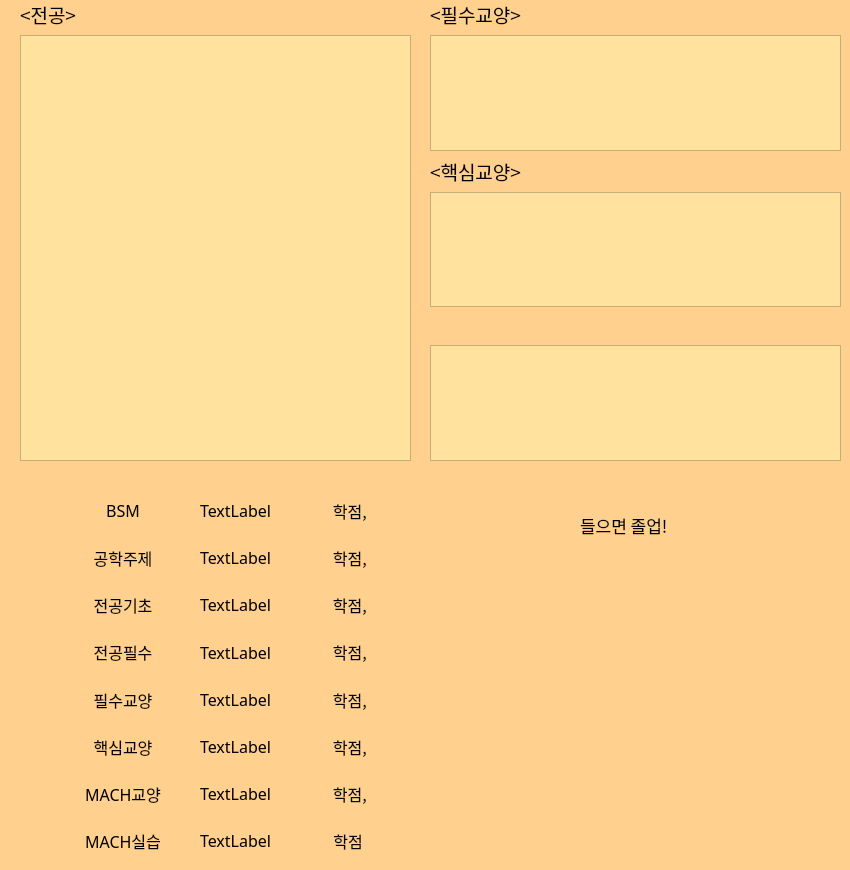
<?xml version="1.0" encoding="UTF-8"?>
<ui version="4.0">
 <class>calculator</class>
 <widget class="QDialog" name="calculator">
  <property name="geometry">
   <rect>
    <x>0</x>
    <y>0</y>
    <width>850</width>
    <height>870</height>
   </rect>
  </property>
  <property name="windowTitle">
   <string>Dialog</string>
  </property>
  <property name="styleSheet">
   <string notr="true">background-color: transparent;
background-color: rgb(255, 208, 142);</string>
  </property>
  <widget class="QLabel" name="label_9">
   <property name="geometry">
    <rect>
     <x>580</x>
     <y>510</y>
     <width>141</width>
     <height>31</height>
    </rect>
   </property>
   <property name="font">
    <font>
     <family>배달의민족 주아</family>
     <pointsize>13</pointsize>
    </font>
   </property>
   <property name="text">
    <string>들으면 졸업!</string>
   </property>
  </widget>
  <widget class="QLabel" name="label_14">
   <property name="geometry">
    <rect>
     <x>500</x>
     <y>570</y>
     <width>271</width>
     <height>291</height>
    </rect>
   </property>
   <property name="text">
    <string/>
   </property>
   <property name="pixmap">
    <pixmap resource="menu_logo.qrc">:/bears.png</pixmap>
   </property>
   <property name="scaledContents">
    <bool>true</bool>
   </property>
  </widget>
  <widget class="QWidget" name="">
   <property name="geometry">
    <rect>
     <x>70</x>
     <y>490</y>
     <width>331</width>
     <height>371</height>
    </rect>
   </property>
   <layout class="QHBoxLayout" name="horizontalLayout">
    <item>
     <layout class="QVBoxLayout" name="verticalLayout">
      <item>
       <widget class="QLabel" name="label">
        <property name="font">
         <font>
          <family>배달의민족 주아</family>
          <pointsize>12</pointsize>
          <stylestrategy>PreferDefault</stylestrategy>
         </font>
        </property>
        <property name="layoutDirection">
         <enum>Qt::LeftToRight</enum>
        </property>
        <property name="text">
         <string>BSM</string>
        </property>
        <property name="alignment">
         <set>Qt::AlignCenter</set>
        </property>
       </widget>
      </item>
      <item>
       <widget class="QLabel" name="label_2">
        <property name="font">
         <font>
          <family>배달의민족 주아</family>
          <pointsize>12</pointsize>
          <stylestrategy>PreferDefault</stylestrategy>
         </font>
        </property>
        <property name="layoutDirection">
         <enum>Qt::LeftToRight</enum>
        </property>
        <property name="text">
         <string>공학주제</string>
        </property>
        <property name="alignment">
         <set>Qt::AlignCenter</set>
        </property>
       </widget>
      </item>
      <item>
       <widget class="QLabel" name="label_3">
        <property name="font">
         <font>
          <family>배달의민족 주아</family>
          <pointsize>12</pointsize>
          <stylestrategy>PreferDefault</stylestrategy>
         </font>
        </property>
        <property name="layoutDirection">
         <enum>Qt::LeftToRight</enum>
        </property>
        <property name="text">
         <string>전공기초</string>
        </property>
        <property name="alignment">
         <set>Qt::AlignCenter</set>
        </property>
       </widget>
      </item>
      <item>
       <widget class="QLabel" name="label_4">
        <property name="font">
         <font>
          <family>배달의민족 주아</family>
          <pointsize>12</pointsize>
          <stylestrategy>PreferDefault</stylestrategy>
         </font>
        </property>
        <property name="layoutDirection">
         <enum>Qt::LeftToRight</enum>
        </property>
        <property name="text">
         <string>전공필수</string>
        </property>
        <property name="alignment">
         <set>Qt::AlignCenter</set>
        </property>
       </widget>
      </item>
      <item>
       <widget class="QLabel" name="label_5">
        <property name="font">
         <font>
          <family>배달의민족 주아</family>
          <pointsize>12</pointsize>
          <stylestrategy>PreferDefault</stylestrategy>
         </font>
        </property>
        <property name="layoutDirection">
         <enum>Qt::LeftToRight</enum>
        </property>
        <property name="text">
         <string>필수교양</string>
        </property>
        <property name="alignment">
         <set>Qt::AlignCenter</set>
        </property>
       </widget>
      </item>
      <item>
       <widget class="QLabel" name="label_6">
        <property name="font">
         <font>
          <family>배달의민족 주아</family>
          <pointsize>12</pointsize>
          <stylestrategy>PreferDefault</stylestrategy>
         </font>
        </property>
        <property name="layoutDirection">
         <enum>Qt::LeftToRight</enum>
        </property>
        <property name="text">
         <string>핵심교양</string>
        </property>
        <property name="alignment">
         <set>Qt::AlignCenter</set>
        </property>
       </widget>
      </item>
      <item>
       <widget class="QLabel" name="label_7">
        <property name="font">
         <font>
          <family>배달의민족 주아</family>
          <pointsize>12</pointsize>
          <stylestrategy>PreferDefault</stylestrategy>
         </font>
        </property>
        <property name="layoutDirection">
         <enum>Qt::LeftToRight</enum>
        </property>
        <property name="text">
         <string>MACH교양</string>
        </property>
        <property name="alignment">
         <set>Qt::AlignCenter</set>
        </property>
       </widget>
      </item>
      <item>
       <widget class="QLabel" name="label_8">
        <property name="font">
         <font>
          <family>배달의민족 주아</family>
          <pointsize>12</pointsize>
          <stylestrategy>PreferDefault</stylestrategy>
         </font>
        </property>
        <property name="layoutDirection">
         <enum>Qt::LeftToRight</enum>
        </property>
        <property name="text">
         <string>MACH실습</string>
        </property>
        <property name="alignment">
         <set>Qt::AlignCenter</set>
        </property>
       </widget>
      </item>
     </layout>
    </item>
    <item>
     <layout class="QVBoxLayout" name="verticalLayout_2">
      <item>
       <widget class="QLabel" name="label_bsm_score">
        <property name="font">
         <font>
          <family>배달의민족 주아</family>
          <pointsize>12</pointsize>
         </font>
        </property>
        <property name="text">
         <string>TextLabel</string>
        </property>
        <property name="alignment">
         <set>Qt::AlignCenter</set>
        </property>
       </widget>
      </item>
      <item>
       <widget class="QLabel" name="label_engineering_score">
        <property name="font">
         <font>
          <family>배달의민족 주아</family>
          <pointsize>12</pointsize>
         </font>
        </property>
        <property name="text">
         <string>TextLabel</string>
        </property>
        <property name="alignment">
         <set>Qt::AlignCenter</set>
        </property>
       </widget>
      </item>
      <item>
       <widget class="QLabel" name="label_major_basic_score">
        <property name="font">
         <font>
          <family>배달의민족 주아</family>
          <pointsize>12</pointsize>
         </font>
        </property>
        <property name="text">
         <string>TextLabel</string>
        </property>
        <property name="alignment">
         <set>Qt::AlignCenter</set>
        </property>
       </widget>
      </item>
      <item>
       <widget class="QLabel" name="label_major_essential_score">
        <property name="font">
         <font>
          <family>배달의민족 주아</family>
          <pointsize>12</pointsize>
         </font>
        </property>
        <property name="text">
         <string>TextLabel</string>
        </property>
        <property name="alignment">
         <set>Qt::AlignCenter</set>
        </property>
       </widget>
      </item>
      <item>
       <widget class="QLabel" name="label_liberal_essential_score">
        <property name="font">
         <font>
          <family>배달의민족 주아</family>
          <pointsize>12</pointsize>
         </font>
        </property>
        <property name="text">
         <string>TextLabel</string>
        </property>
        <property name="alignment">
         <set>Qt::AlignCenter</set>
        </property>
       </widget>
      </item>
      <item>
       <widget class="QLabel" name="label_liberal_main_score">
        <property name="font">
         <font>
          <family>배달의민족 주아</family>
          <pointsize>12</pointsize>
         </font>
        </property>
        <property name="text">
         <string>TextLabel</string>
        </property>
        <property name="alignment">
         <set>Qt::AlignCenter</set>
        </property>
       </widget>
      </item>
      <item>
       <widget class="QLabel" name="label_liberal_mach_score">
        <property name="font">
         <font>
          <family>배달의민족 주아</family>
          <pointsize>12</pointsize>
         </font>
        </property>
        <property name="text">
         <string>TextLabel</string>
        </property>
        <property name="alignment">
         <set>Qt::AlignCenter</set>
        </property>
       </widget>
      </item>
      <item>
       <widget class="QLabel" name="label_liberal_mach_practice_score">
        <property name="font">
         <font>
          <family>배달의민족 주아</family>
          <pointsize>12</pointsize>
         </font>
        </property>
        <property name="text">
         <string>TextLabel</string>
        </property>
        <property name="alignment">
         <set>Qt::AlignCenter</set>
        </property>
       </widget>
      </item>
     </layout>
    </item>
    <item>
     <layout class="QVBoxLayout" name="verticalLayout_3">
      <item>
       <widget class="QLabel" name="label_17">
        <property name="font">
         <font>
          <family>배달의민족 주아</family>
          <pointsize>12</pointsize>
          <stylestrategy>PreferDefault</stylestrategy>
         </font>
        </property>
        <property name="layoutDirection">
         <enum>Qt::LeftToRight</enum>
        </property>
        <property name="text">
         <string>  학점, </string>
        </property>
        <property name="alignment">
         <set>Qt::AlignCenter</set>
        </property>
       </widget>
      </item>
      <item>
       <widget class="QLabel" name="label_18">
        <property name="font">
         <font>
          <family>배달의민족 주아</family>
          <pointsize>12</pointsize>
          <stylestrategy>PreferDefault</stylestrategy>
         </font>
        </property>
        <property name="layoutDirection">
         <enum>Qt::LeftToRight</enum>
        </property>
        <property name="text">
         <string>  학점, </string>
        </property>
        <property name="alignment">
         <set>Qt::AlignCenter</set>
        </property>
       </widget>
      </item>
      <item>
       <widget class="QLabel" name="label_19">
        <property name="font">
         <font>
          <family>배달의민족 주아</family>
          <pointsize>12</pointsize>
          <stylestrategy>PreferDefault</stylestrategy>
         </font>
        </property>
        <property name="layoutDirection">
         <enum>Qt::LeftToRight</enum>
        </property>
        <property name="text">
         <string>  학점, </string>
        </property>
        <property name="alignment">
         <set>Qt::AlignCenter</set>
        </property>
       </widget>
      </item>
      <item>
       <widget class="QLabel" name="label_20">
        <property name="font">
         <font>
          <family>배달의민족 주아</family>
          <pointsize>12</pointsize>
          <stylestrategy>PreferDefault</stylestrategy>
         </font>
        </property>
        <property name="layoutDirection">
         <enum>Qt::LeftToRight</enum>
        </property>
        <property name="text">
         <string>  학점, </string>
        </property>
        <property name="alignment">
         <set>Qt::AlignCenter</set>
        </property>
       </widget>
      </item>
      <item>
       <widget class="QLabel" name="label_21">
        <property name="font">
         <font>
          <family>배달의민족 주아</family>
          <pointsize>12</pointsize>
          <stylestrategy>PreferDefault</stylestrategy>
         </font>
        </property>
        <property name="layoutDirection">
         <enum>Qt::LeftToRight</enum>
        </property>
        <property name="text">
         <string>  학점, </string>
        </property>
        <property name="alignment">
         <set>Qt::AlignCenter</set>
        </property>
       </widget>
      </item>
      <item>
       <widget class="QLabel" name="label_22">
        <property name="font">
         <font>
          <family>배달의민족 주아</family>
          <pointsize>12</pointsize>
          <stylestrategy>PreferDefault</stylestrategy>
         </font>
        </property>
        <property name="layoutDirection">
         <enum>Qt::LeftToRight</enum>
        </property>
        <property name="text">
         <string>  학점, </string>
        </property>
        <property name="alignment">
         <set>Qt::AlignCenter</set>
        </property>
       </widget>
      </item>
      <item>
       <widget class="QLabel" name="label_23">
        <property name="font">
         <font>
          <family>배달의민족 주아</family>
          <pointsize>12</pointsize>
          <stylestrategy>PreferDefault</stylestrategy>
         </font>
        </property>
        <property name="layoutDirection">
         <enum>Qt::LeftToRight</enum>
        </property>
        <property name="text">
         <string>  학점, </string>
        </property>
        <property name="alignment">
         <set>Qt::AlignCenter</set>
        </property>
       </widget>
      </item>
      <item>
       <widget class="QLabel" name="label_24">
        <property name="font">
         <font>
          <family>배달의민족 주아</family>
          <pointsize>12</pointsize>
          <stylestrategy>PreferDefault</stylestrategy>
         </font>
        </property>
        <property name="layoutDirection">
         <enum>Qt::LeftToRight</enum>
        </property>
        <property name="text">
         <string>학점</string>
        </property>
        <property name="alignment">
         <set>Qt::AlignCenter</set>
        </property>
       </widget>
      </item>
     </layout>
    </item>
   </layout>
  </widget>
  <widget class="QWidget" name="">
   <property name="geometry">
    <rect>
     <x>20</x>
     <y>0</y>
     <width>391</width>
     <height>461</height>
    </rect>
   </property>
   <layout class="QVBoxLayout" name="verticalLayout_4">
    <item>
     <widget class="QLabel" name="label_10">
      <property name="font">
       <font>
        <family>배달의민족 주아</family>
        <pointsize>14</pointsize>
       </font>
      </property>
      <property name="text">
       <string>&lt;전공&gt;</string>
      </property>
     </widget>
    </item>
    <item>
     <widget class="QListWidget" name="listWidget_major">
      <property name="styleSheet">
       <string notr="true">background-color: rgb(255, 226, 158);</string>
      </property>
     </widget>
    </item>
   </layout>
  </widget>
  <widget class="QWidget" name="">
   <property name="geometry">
    <rect>
     <x>430</x>
     <y>0</y>
     <width>411</width>
     <height>461</height>
    </rect>
   </property>
   <layout class="QVBoxLayout" name="verticalLayout_8">
    <item>
     <layout class="QVBoxLayout" name="verticalLayout_5">
      <item>
       <widget class="QLabel" name="label_11">
        <property name="font">
         <font>
          <family>배달의민족 주아</family>
          <pointsize>14</pointsize>
         </font>
        </property>
        <property name="text">
         <string>&lt;필수교양&gt;</string>
        </property>
       </widget>
      </item>
      <item>
       <widget class="QListWidget" name="listWidget_liberal_essential">
        <property name="styleSheet">
         <string notr="true">background-color: rgb(255, 226, 158);</string>
        </property>
       </widget>
      </item>
     </layout>
    </item>
    <item>
     <layout class="QVBoxLayout" name="verticalLayout_6">
      <item>
       <widget class="QLabel" name="label_13">
        <property name="font">
         <font>
          <family>배달의민족 주아</family>
          <pointsize>14</pointsize>
         </font>
        </property>
        <property name="text">
         <string>&lt;핵심교양&gt;</string>
        </property>
       </widget>
      </item>
      <item>
       <widget class="QListWidget" name="listWidget_liberal_main">
        <property name="styleSheet">
         <string notr="true">background-color: rgb(255, 226, 158);
</string>
        </property>
       </widget>
      </item>
     </layout>
    </item>
    <item>
     <layout class="QVBoxLayout" name="verticalLayout_7">
      <item>
       <widget class="QLabel" name="label_12">
        <property name="font">
         <font>
          <family>배달의민족 주아</family>
          <pointsize>14</pointsize>
         </font>
        </property>
        <property name="text">
         <string>&lt;MACH&gt;</string>
        </property>
       </widget>
      </item>
      <item>
       <widget class="QListWidget" name="listWidget_liberal_mach">
        <property name="styleSheet">
         <string notr="true">background-color: rgb(255, 226, 158);</string>
        </property>
       </widget>
      </item>
     </layout>
    </item>
   </layout>
  </widget>
 </widget>
 <resources>
  <include location="menu_logo.qrc"/>
 </resources>
 <connections/>
</ui>
